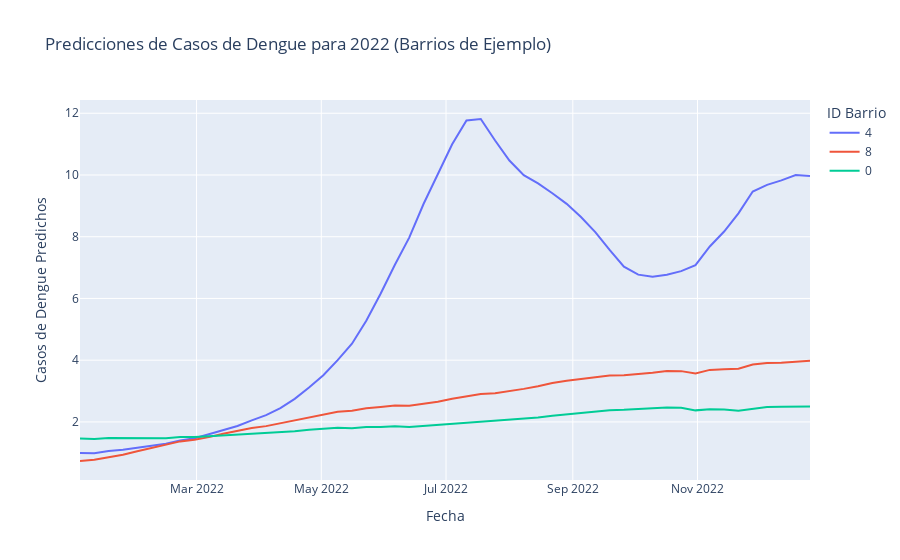

The notebook cell this image was saved under:
### Markdown cell above
## Predicción Final y Visualización

### Code cell
# --- 1. Preparación de Datos para el Bucle Autorregresivo ---
# Seleccionamos las últimas LAG_SIZE semanas del historial de cada barrio como punto de partida
history_df = train_df[train_df.index.year == 2021].copy()

# Cargamos el test set solo para obtener las features exógenas (clima) y el índice de fechas a predecir
df_test_final = pd.read_parquet("G:/Mi unidad/Maestria-CD-ICESI/2_Semestre/Fundamentos_analiticaII/FAII_Prónosticos_NN-RNN-CNN/df_test.parquet")
df_test_final = crear_indice_fecha(df_test_final)
df_test_final.set_index('fecha', inplace=True)

# Lista para guardar todas las predicciones
final_predictions = []

# --- 2. Bucle de Predicción Iterativo ---
# Iteramos por cada barrio
for barrio_id in train_df['id_bar'].unique():
    print(f"Generando predicciones para el barrio {barrio_id}...")

    # Tomamos el historial final del set de entrenamiento para este barrio
    # Aseguramos que tenemos un historial limpio y ordenado
    current_history = train_df[train_df['id_bar'] == barrio_id][SEQUENCE_FEATURES].tail(LAG_SIZE)

    # Iteramos por cada semana que necesitamos predecir en el 2022
    for date in df_test_final.index.unique():
        # --- a. Preparar la entrada del modelo ---
        # La secuencia de entrada son las últimas LAG_SIZE filas de nuestro historial
        input_sequence = current_history.values

        # Las características estáticas (One-Hot-Encoding del barrio)
        static_features = np.zeros(len(train_df['id_bar'].unique()))
        static_features[barrio_id] = 1

        # --- b. Escalar y convertir a Tensor ---
        input_sequence_scaled = scaler_X_seq.transform(input_sequence).reshape(1, LAG_SIZE, len(SEQUENCE_FEATURES))
        static_features_tensor = torch.tensor(static_features.astype(np.float32)).unsqueeze(0).to(device)
        input_sequence_tensor = torch.tensor(input_sequence_scaled, dtype=torch.float32).to(device)

        # --- c. Hacer la predicción ---
        model_lstm.eval()
        with torch.no_grad():
            pred_scaled_tensor = model_lstm(input_sequence_tensor, static_features_tensor)

        # --- d. Des-escalar y guardar ---
        pred_scaled = pred_scaled_tensor.cpu().numpy()
        prediction_val = scaler_y.inverse_transform(pred_scaled)[0][0]
        prediction_val = max(0, prediction_val) # Asegurar que no sea negativo

        final_predictions.append({
            'Fecha': date,
            'id_bar': barrio_id,
            'Prediccion_Dengue': prediction_val
        })

        # --- e. ACTUALIZAR EL HISTORIAL (Paso Autorregresivo) ---
        # Obtenemos las features exógenas (clima) de la semana actual desde el test set
        current_exog = df_test_final[(df_test_final.index == date) & (df_test_final['id_bar'] == barrio_id)]

        # Creamos el nuevo registro para añadir al historial
        new_row = pd.DataFrame({
            'dengue': [prediction_val], # Usamos nuestra predicción
            'lluvia_mean': [current_exog['lluvia_mean'].values[0]],
            'temperatura_mean': [current_exog['temperatura_mean'].values[0]]
        }, index=[date])

        # Añadimos el nuevo registro y eliminamos el más antiguo para mantener el tamaño de la ventana
        current_history = pd.concat([current_history, new_row]).tail(LAG_SIZE)

# --- 3. Consolidar y Visualizar Resultados ---
df_pred_test = pd.DataFrame(final_predictions)

print("\nPredicciones generadas exitosamente para todo el 2022.")

# Graficar para 3 barrios de ejemplo
barrios_ejemplo = [0, 4, 8]
df_plot_test = df_pred_test[df_pred_test['id_bar'].isin(barrios_ejemplo)]

fig = px.line(df_plot_test, x='Fecha', y='Prediccion_Dengue', color='id_bar',
              title='Predicciones de Casos de Dengue para 2022 (Barrios de Ejemplo)',
              labels={'Prediccion_Dengue': 'Casos de Dengue Predichos', 'id_bar': 'ID Barrio'})
fig.show()

### Figure 1 — Plotly figure (JSON) as saved in the notebook; plotly's stock layout.template omitted (floating-point values rounded to 4 significant figures)
{"data": [{"hovertemplate": "ID Barrio=4<br>Fecha=%{x}<br>Casos de Dengue Predichos=%{y}<extra></extra>", "legendgroup": "4", "line": {"color": "#636efa", "dash": "solid"}, "marker": {"symbol": "circle"}, "mode": "lines", "name": "4", "orientation": "v", "showlegend": true, "type": "scatter", "x": ["2022-01-03T00:00:00", "2022-01-10T00:00:00", "2022-01-17T00:00:00", "2022-01-24T00:00:00", "2022-01-31T00:00:00", "2022-02-07T00:00:00", "2022-02-14T00:00:00", "2022-02-21T00:00:00", "2022-02-28T00:00:00", "2022-03-07T00:00:00", "2022-03-14T00:00:00", "2022-03-21T00:00:00", "2022-03-28T00:00:00", "2022-04-04T00:00:00", "2022-04-11T00:00:00", "2022-04-18T00:00:00", "2022-04-25T00:00:00", "2022-05-02T00:00:00", "2022-05-09T00:00:00", "2022-05-16T00:00:00", "2022-05-23T00:00:00", "2022-05-30T00:00:00", "2022-06-06T00:00:00", "2022-06-13T00:00:00", "2022-06-20T00:00:00", "2022-06-27T00:00:00", "2022-07-04T00:00:00", "2022-07-11T00:00:00", "2022-07-18T00:00:00", "2022-07-25T00:00:00", "2022-08-01T00:00:00", "2022-08-08T00:00:00", "2022-08-15T00:00:00", "2022-08-22T00:00:00", "2022-08-29T00:00:00", "2022-09-05T00:00:00", "2022-09-12T00:00:00", "2022-09-19T00:00:00", "2022-09-26T00:00:00", "2022-10-03T00:00:00", "2022-10-10T00:00:00", "2022-10-17T00:00:00", "2022-10-24T00:00:00", "2022-10-31T00:00:00", "2022-11-07T00:00:00", "2022-11-14T00:00:00", "2022-11-21T00:00:00", "2022-11-28T00:00:00", "2022-12-05T00:00:00", "2022-12-12T00:00:00", "2022-12-19T00:00:00", "2022-12-26T00:00:00"], "xaxis": "x", "y": [0.9891, 0.9866, 1.055, 1.096, 1.162, 1.233, 1.295, 1.399, 1.47, 1.6, 1.746, 1.869, 2.049, 2.221, 2.447, 2.748, 3.115, 3.513, 4.0, 4.533, 5.275, 6.153, 7.092, 7.971, 9.059, 10.04, 11.0, 11.77, 11.81, 11.12, 10.47, 9.994, 9.725, 9.409, 9.065, 8.638, 8.147, 7.572, 7.029, 6.771, 6.706, 6.771, 6.886, 7.08, 7.684, 8.168, 8.757, 9.465, 9.681, 9.826, 9.999, 9.966], "yaxis": "y"}, {"hovertemplate": "ID Barrio=8<br>Fecha=%{x}<br>Casos de Dengue Predichos=%{y}<extra></extra>", "legendgroup": "8", "line": {"color": "#EF553B", "dash": "solid"}, "marker": {"symbol": "circle"}, "mode": "lines", "name": "8", "orientation": "v", "showlegend": true, "type": "scatter", "x": ["2022-01-03T00:00:00", "2022-01-10T00:00:00", "2022-01-17T00:00:00", "2022-01-24T00:00:00", "2022-01-31T00:00:00", "2022-02-07T00:00:00", "2022-02-14T00:00:00", "2022-02-21T00:00:00", "2022-02-28T00:00:00", "2022-03-07T00:00:00", "2022-03-14T00:00:00", "2022-03-21T00:00:00", "2022-03-28T00:00:00", "2022-04-04T00:00:00", "2022-04-11T00:00:00", "2022-04-18T00:00:00", "2022-04-25T00:00:00", "2022-05-02T00:00:00", "2022-05-09T00:00:00", "2022-05-16T00:00:00", "2022-05-23T00:00:00", "2022-05-30T00:00:00", "2022-06-06T00:00:00", "2022-06-13T00:00:00", "2022-06-20T00:00:00", "2022-06-27T00:00:00", "2022-07-04T00:00:00", "2022-07-11T00:00:00", "2022-07-18T00:00:00", "2022-07-25T00:00:00", "2022-08-01T00:00:00", "2022-08-08T00:00:00", "2022-08-15T00:00:00", "2022-08-22T00:00:00", "2022-08-29T00:00:00", "2022-09-05T00:00:00", "2022-09-12T00:00:00", "2022-09-19T00:00:00", "2022-09-26T00:00:00", "2022-10-03T00:00:00", "2022-10-10T00:00:00", "2022-10-17T00:00:00", "2022-10-24T00:00:00", "2022-10-31T00:00:00", "2022-11-07T00:00:00", "2022-11-14T00:00:00", "2022-11-21T00:00:00", "2022-11-28T00:00:00", "2022-12-05T00:00:00", "2022-12-12T00:00:00", "2022-12-19T00:00:00", "2022-12-26T00:00:00"], "xaxis": "x", "y": [0.7338, 0.7732, 0.8559, 0.9335, 1.049, 1.163, 1.252, 1.369, 1.425, 1.507, 1.617, 1.707, 1.801, 1.864, 1.956, 2.06, 2.158, 2.242, 2.329, 2.364, 2.439, 2.486, 2.533, 2.528, 2.593, 2.654, 2.751, 2.841, 2.907, 2.929, 2.995, 3.071, 3.159, 3.26, 3.334, 3.393, 3.454, 3.506, 3.51, 3.547, 3.595, 3.652, 3.645, 3.571, 3.685, 3.709, 3.723, 3.859, 3.907, 3.917, 3.949, 3.979], "yaxis": "y"}, {"hovertemplate": "ID Barrio=0<br>Fecha=%{x}<br>Casos de Dengue Predichos=%{y}<extra></extra>", "legendgroup": "0", "line": {"color": "#00cc96", "dash": "solid"}, "marker": {"symbol": "circle"}, "mode": "lines", "name": "0", "orientation": "v", "showlegend": true, "type": "scatter", "x": ["2022-01-03T00:00:00", "2022-01-10T00:00:00", "2022-01-17T00:00:00", "2022-01-24T00:00:00", "2022-01-31T00:00:00", "2022-02-07T00:00:00", "2022-02-14T00:00:00", "2022-02-21T00:00:00", "2022-02-28T00:00:00", "2022-03-07T00:00:00", "2022-03-14T00:00:00", "2022-03-21T00:00:00", "2022-03-28T00:00:00", "2022-04-04T00:00:00", "2022-04-11T00:00:00", "2022-04-18T00:00:00", "2022-04-25T00:00:00", "2022-05-02T00:00:00", "2022-05-09T00:00:00", "2022-05-16T00:00:00", "2022-05-23T00:00:00", "2022-05-30T00:00:00", "2022-06-06T00:00:00", "2022-06-13T00:00:00", "2022-06-20T00:00:00", "2022-06-27T00:00:00", "2022-07-04T00:00:00", "2022-07-11T00:00:00", "2022-07-18T00:00:00", "2022-07-25T00:00:00", "2022-08-01T00:00:00", "2022-08-08T00:00:00", "2022-08-15T00:00:00", "2022-08-22T00:00:00", "2022-08-29T00:00:00", "2022-09-05T00:00:00", "2022-09-12T00:00:00", "2022-09-19T00:00:00", "2022-09-26T00:00:00", "2022-10-03T00:00:00", "2022-10-10T00:00:00", "2022-10-17T00:00:00", "2022-10-24T00:00:00", "2022-10-31T00:00:00", "2022-11-07T00:00:00", "2022-11-14T00:00:00", "2022-11-21T00:00:00", "2022-11-28T00:00:00", "2022-12-05T00:00:00", "2022-12-12T00:00:00", "2022-12-19T00:00:00", "2022-12-26T00:00:00"], "xaxis": "x", "y": [1.462, 1.448, 1.479, 1.477, 1.465, 1.45, 1.47, 1.513, 1.512, 1.539, 1.562, 1.587, 1.632, 1.632, 1.659, 1.7, 1.746, 1.778, 1.807, 1.795, 1.833, 1.833, 1.863, 1.836, 1.87, 1.895, 1.94, 1.985, 2.019, 2.029, 2.075, 2.104, 2.143, 2.202, 2.243, 2.276, 2.325, 2.377, 2.392, 2.412, 2.44, 2.467, 2.459, 2.374, 2.411, 2.402, 2.365, 2.434, 2.481, 2.488, 2.498, 2.5], "yaxis": "y"}], "layout": {"legend": {"title": {"text": "ID Barrio"}, "tracegroupgap": 0}, "title": {"text": "Predicciones de Casos de Dengue para 2022 (Barrios de Ejemplo)"}, "xaxis": {"anchor": "y", "domain": [0, 1], "title": {"text": "Fecha"}}, "yaxis": {"anchor": "x", "domain": [0, 1], "title": {"text": "Casos de Dengue Predichos"}}}}
